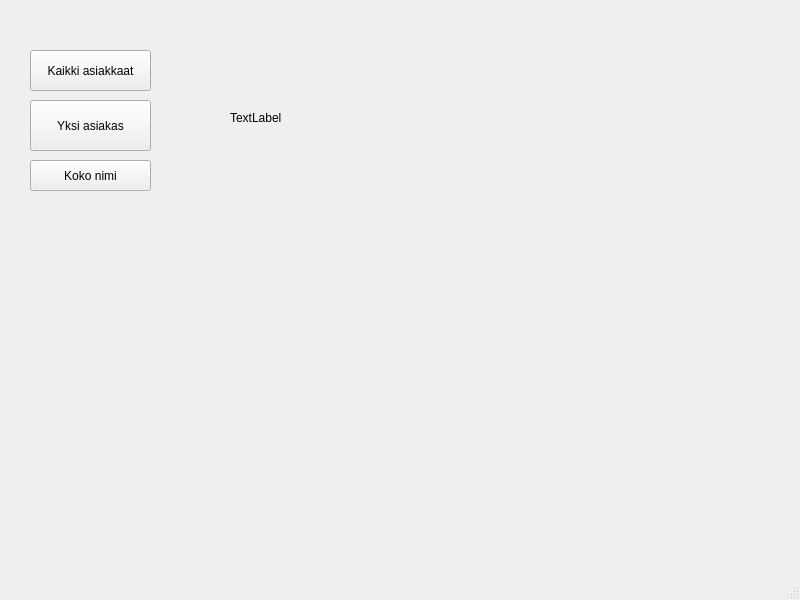
<?xml version="1.0" encoding="UTF-8"?>
<ui version="4.0">
 <class>MainWindow</class>
 <widget class="QMainWindow" name="MainWindow">
  <property name="geometry">
   <rect>
    <x>0</x>
    <y>0</y>
    <width>800</width>
    <height>600</height>
   </rect>
  </property>
  <property name="windowTitle">
   <string>MainWindow</string>
  </property>
  <widget class="QWidget" name="centralwidget">
   <widget class="QPushButton" name="btnGetAllPersons">
    <property name="geometry">
     <rect>
      <x>30</x>
      <y>50</y>
      <width>121</width>
      <height>41</height>
     </rect>
    </property>
    <property name="text">
     <string>Kaikki asiakkaat</string>
    </property>
   </widget>
   <widget class="QPushButton" name="btnGetOnePerson">
    <property name="geometry">
     <rect>
      <x>30</x>
      <y>100</y>
      <width>121</width>
      <height>51</height>
     </rect>
    </property>
    <property name="text">
     <string>Yksi asiakas</string>
    </property>
   </widget>
   <widget class="QPushButton" name="btnGetFullName">
    <property name="geometry">
     <rect>
      <x>30</x>
      <y>160</y>
      <width>121</width>
      <height>31</height>
     </rect>
    </property>
    <property name="text">
     <string>Koko nimi</string>
    </property>
   </widget>
   <widget class="QLabel" name="labelResult">
    <property name="geometry">
     <rect>
      <x>230</x>
      <y>110</y>
      <width>55</width>
      <height>16</height>
     </rect>
    </property>
    <property name="text">
     <string>TextLabel</string>
    </property>
   </widget>
  </widget>
  <widget class="QMenuBar" name="menubar">
   <property name="geometry">
    <rect>
     <x>0</x>
     <y>0</y>
     <width>800</width>
     <height>20</height>
    </rect>
   </property>
  </widget>
  <widget class="QStatusBar" name="statusbar"/>
 </widget>
 <resources/>
 <connections/>
</ui>
